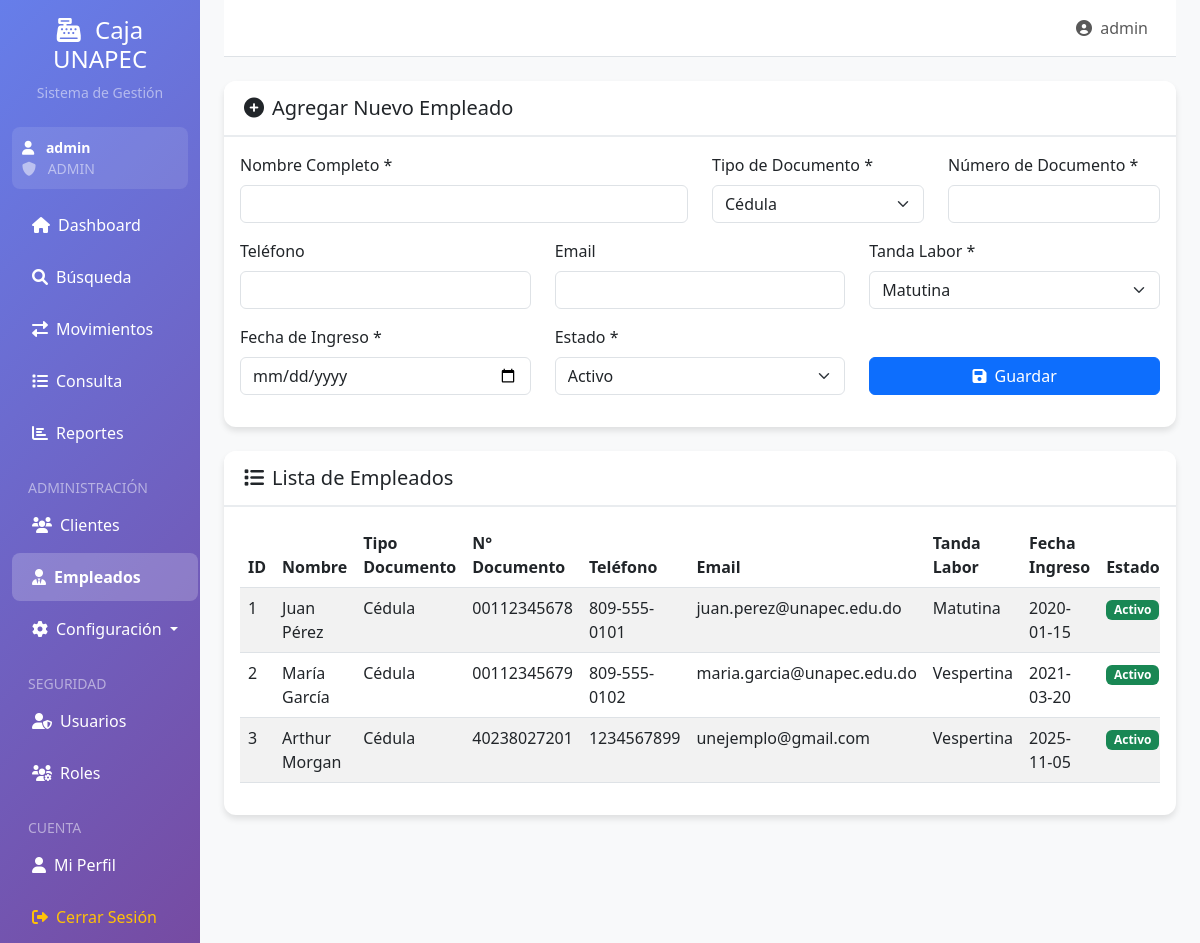
Before: /empleados (signed in) with the older database file.
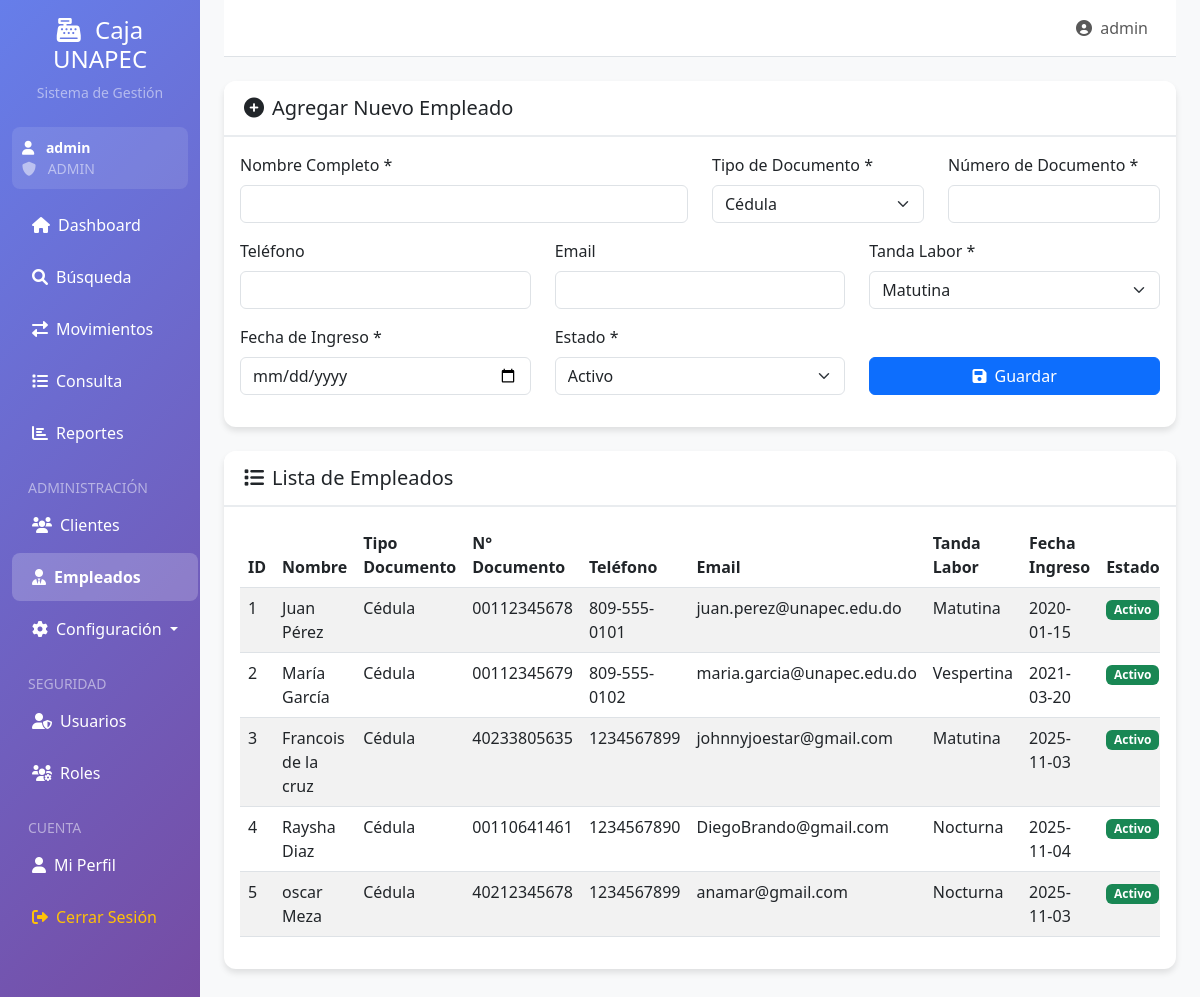
After: the same page with the newer database file.
### app.py (models this page shows)
class Empleado(db.Model):
    id = db.Column(db.Integer, primary_key=True)
    nombre = db.Column(db.String(200), nullable=False)
    tipo_documento = db.Column(db.String(20), nullable=False, default='Cédula')
    cedula = db.Column(db.String(20), unique=True, nullable=False)
    numero_documento = db.Column(db.String(20), nullable=False)
    telefono = db.Column(db.String(20))
    email = db.Column(db.String(100))
    tanda_labor = db.Column(db.String(50), nullable=False)
    fecha_ingreso = db.Column(db.DateTime, nullable=False)
    estado = db.Column(db.String(20), default='Activo')
    movimientos = db.relationship('MovimientoCaja', backref='empleado', lazy=True, cascade='all, delete-orphan')
    usuarios = db.relationship('Usuario', backref='empleado', lazy=True)
    __table_args__ = (
        db.UniqueConstraint('tipo_documento', 'numero_documento', name='uq_empleado_documento'),
    )

### app.py (the view)
@app.route('/empleados')
@gerente_required
def empleados():
    empleados_list = Empleado.query.all()
    return render_template('empleados.html', empleados=empleados_list)

### app.py (called while the page is built)
@login_manager.user_loader
def load_user(user_id):
    return Usuario.query.get(int(user_id))

def requiere_rol(roles_permitidos):
    def decorator(f):
        @wraps(f)
        def decorated_function(*args, **kwargs):
            if not current_user.is_authenticated:
                return redirect(url_for('login'))
            if current_user.rol.nombre not in roles_permitidos:
                flash('No tienes permisos para acceder a esta página.', 'danger')
                return redirect(url_for('index'))
            return f(*args, **kwargs)
        return decorated_function
    return decorator

@app.context_processor
def inject_datetime():
    return {'datetime': datetime}

### templates/empleados.html (shortened to what the changed rows need)
{% extends "base.html" %}
{% block content %}
<div class="row">
    <div class="col-12">
        <div class="card">
            <div class="card-body">
                <div class="table-responsive">
                    <table class="table table-striped">
                        <thead>
                            <tr>
                                <th>ID</th>
                                <th>Nombre</th>
                                <th>Tipo Documento</th>
                                <th>N° Documento</th>
                                <th>Teléfono</th>
                                <th>Email</th>
                                <th>Tanda Labor</th>
                                <th>Fecha Ingreso</th>
                                <th>Estado</th>
                            </tr>
                        </thead>
                        <tbody>
                            {% for empleado in empleados %}
                            <tr>
                                <td>{{ empleado.id }}</td>
                                <td>{{ empleado.nombre }}</td>
                                <td>{{ empleado.tipo_documento }}</td>
                                <td>{{ empleado.numero_documento }}</td>
                                <td>{{ empleado.telefono or '-' }}</td>
                                <td>{{ empleado.email or '-' }}</td>
                                <td>{{ empleado.tanda_labor }}</td>
                                <td>{{ empleado.fecha_ingreso.strftime('%Y-%m-%d') }}</td>
                                <td>
                                    <span class="badge bg-{% if empleado.estado == 'Activo' %}success{% else %}danger{% endif %}">
                                        {{ empleado.estado }}
                                    </span>
                                </td>
                            </tr>
                            {% else %}
                            <tr>
                                <td colspan="10" class="text-center text-muted">No hay empleados registrados</td>
                            </tr>
                            {% endfor %}
                        </tbody>
                    </table>
                </div>
            </div>
        </div>
    </div>
</div>
{% endblock %}

Changed rows visible on the page:
changed Empleado id 3: nombre "Arthur Morgan" → "Francois de la cruz"; numero_documento "40238027201" → "40233805635"; email "unejemplo@gmail.com" → "johnnyjoestar@gmail.com"; tanda_labor "Vespertina" → "Matutina"; fecha_ingreso "2025-11-05" → "2025-11-03"
added Empleado: id "4", nombre "Raysha Diaz", tipo_documento "Cédula", numero_documento "00110641461", telefono "1234567890", email "DiegoBrando@gmail.com", tanda_labor "Nocturna", fecha_ingreso "2025-11-04", estado "Activo"
added Empleado: id "5", nombre "oscar Meza", tipo_documento "Cédula", numero_documento "40212345678", telefono "1234567899", email "anamar@gmail.com", tanda_labor "Nocturna", fecha_ingreso "2025-11-03", estado "Activo"
